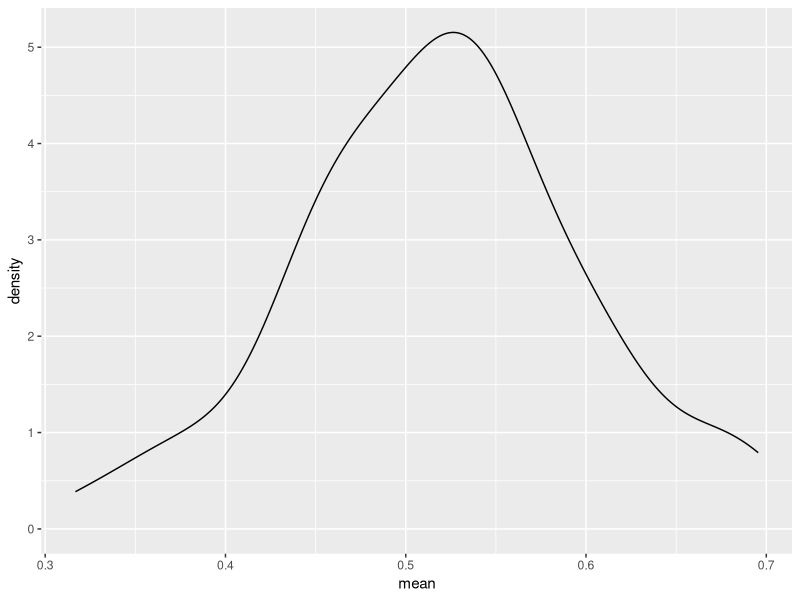
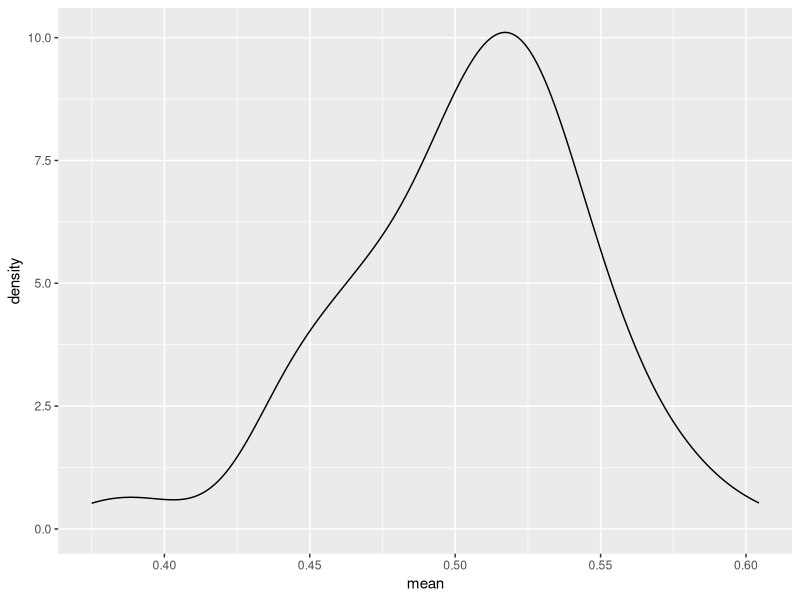
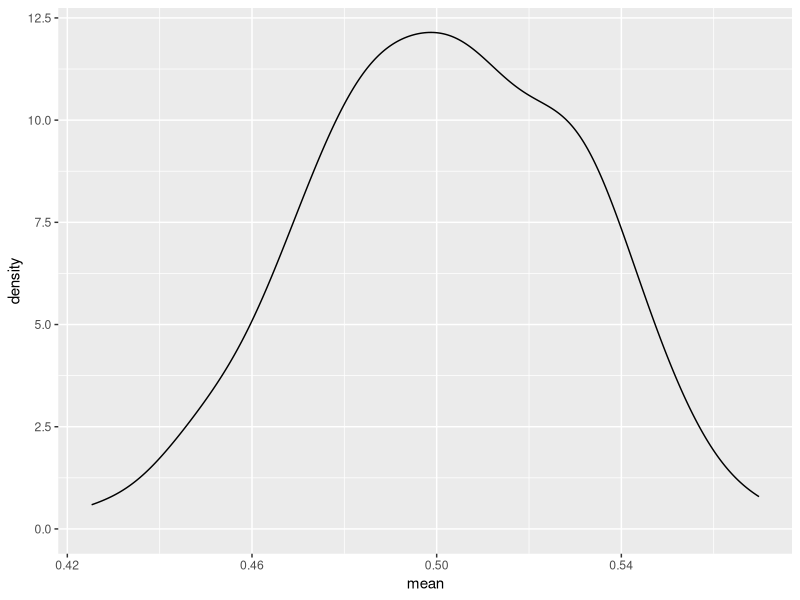
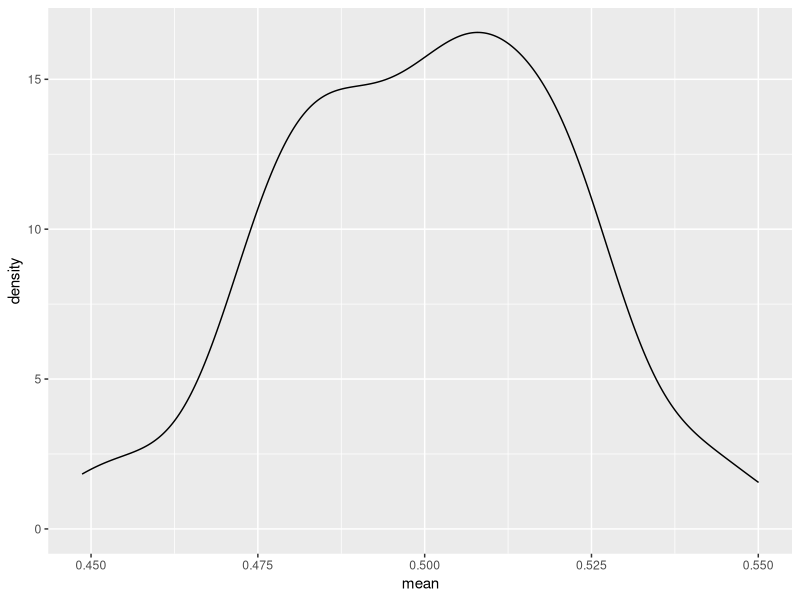
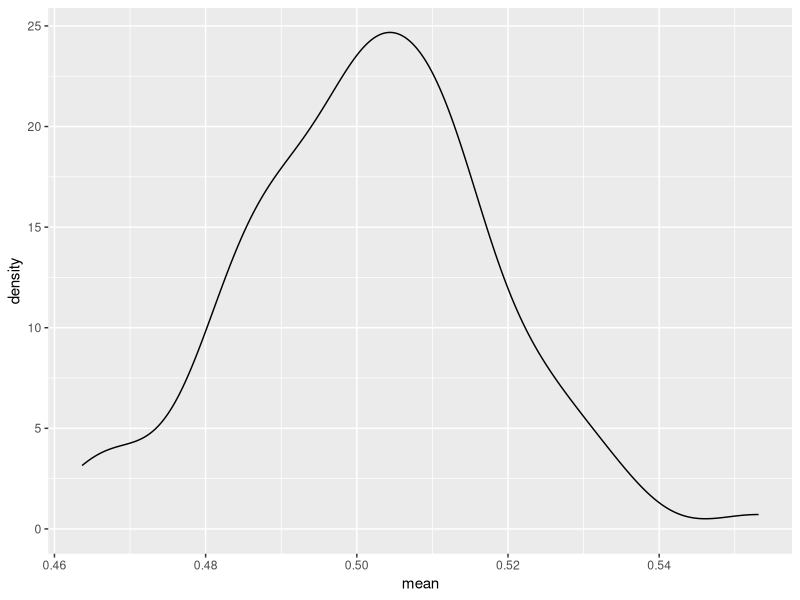

Write R code to recreate these figures, in order.
## ---- chunk 1
library(tidyverse)
## ---- chunk 2
dgp <- function (n) tibble(Z = runif(n)) %>% 
  summarize(mean = mean(Z))

density <- function(d) {
  d %>% ggplot() +
    geom_density(aes(x=mean))
}

sample_means <- cbind(n_10=map_df(1:100,\(x)dgp(10)),
                       n_50=map_df(1:100,\(x)dgp(50)),
                       n_100=map_df(1:100,\(x)dgp(100)),
                       n_150=map_df(1:100,\(x)dgp(150)),
                       n_250=map_df(1:100,\(x)dgp(250))
)
sample_means


n10 <- map_df(1:100,\(x)dgp(10))
n50=map_df(1:100,\(x)dgp(50))
n100=map_df(1:100,\(x)dgp(100))
n150=map_df(1:100,\(x)dgp(150))
n250=map_df(1:100,\(x)dgp(250))
               
density(n10)
density(n50)
density(n100)
density(n150)
density(n250)


